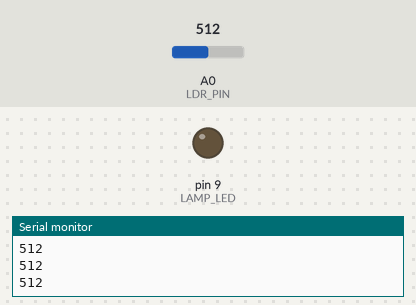
Bench run of a sketch on a simulated Arduino Uno, built with avr-gcc and run on an emulated ATmega328P. Parts: output pins drawn as LEDs (lit = HIGH), the last lines printed to the serial monitor. The inputs (shaded band) are chosen by the test bench; at power-on: A0 (LDR_PIN) = 512.

Above: at 1.2 s.
1.3 s: A0 (LDR_PIN) set to 486
At 2.2 s:
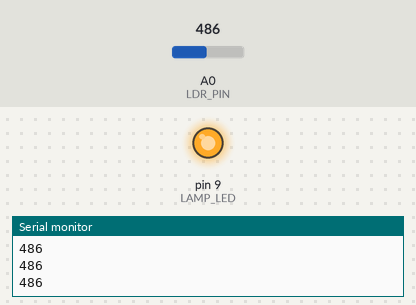
2.8 s: A0 (LDR_PIN) set to 510
At 3.5 s:
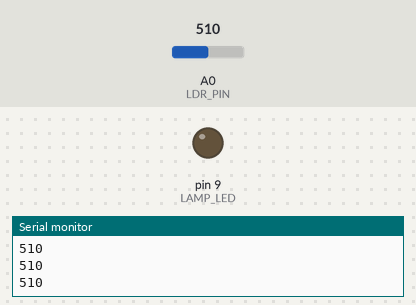
4.3 s: A0 (LDR_PIN) set to 490
At 4.8 s:
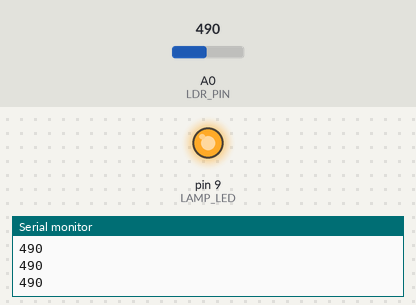
Timing chart, 0 to 7.3 s (numbered marks = the images above; inputs shaded):
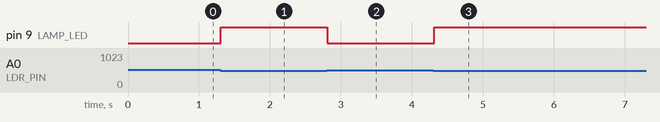

Measured:
- the behaviour switches between 500 and 499 on A0 (LDR_PIN) (found by bisection; images 0 and 1)
- after the input at 1.3 s, pin 9 (LAMP_LED): LOW → HIGH at once
- after the input at 2.8 s, pin 9 (LAMP_LED): HIGH → LOW at once
- after the input at 4.3 s, pin 9 (LAMP_LED): LOW → HIGH at once

The sketch:

Smart_Desktop_Companion_Lamp.ino
```cpp
const int LDR_PIN = A0;
const int LAMP_LED = 9;

const int DARKNESS_LIMIT = 500;

void setup() {
  Serial.begin(9600);
  pinMode(LAMP_LED, OUTPUT);
}

void loop() {
  int ambientLight = analogRead(LDR_PIN);

  Serial.println(ambientLight);

  if (ambientLight < DARKNESS_LIMIT) {
    digitalWrite(LAMP_LED, HIGH);
  } else {
    digitalWrite(LAMP_LED, LOW);
  }

  delay(100);
}
```
